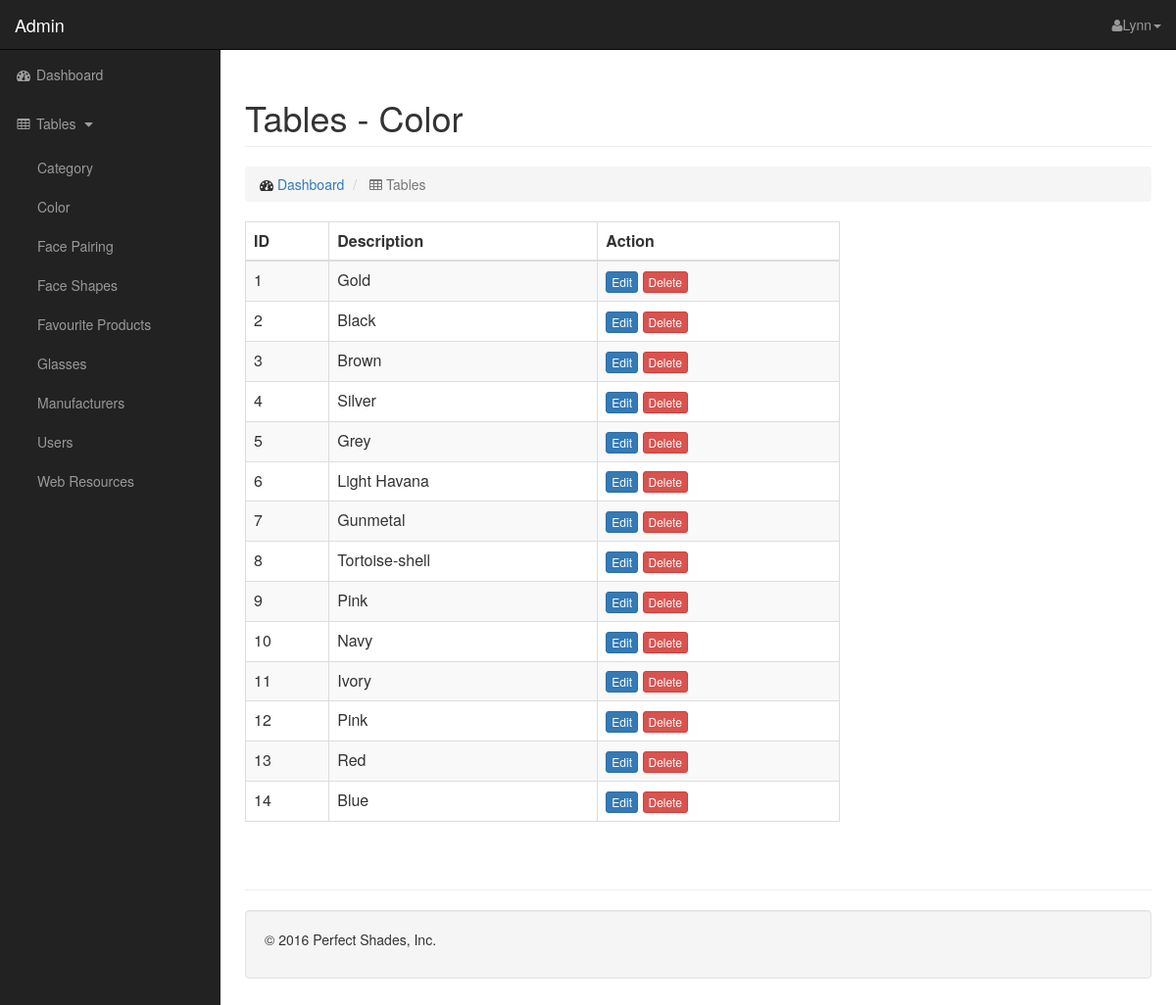
/tables_color.php, run on the app's committed database.
### tables this page shows
CREATE TABLE `colors` (
  `id` int(8) NOT NULL,
  `description` varchar(100) NOT NULL
);

### database.php (called while the page is built, shortened)
<?php
class Database
{
	 private static $dsn = 'mysql:host=localhost;dbname=perfectshades';
     private static $username = 'root';
     private static $password = '';
    private static $db;
    public static function getDB()
    {
        if (!isset(self::$db)) {
            try {
                $db = new PDO(self::$dsn, self::$username, self::$password);
            } catch
            (PDOException $e) {
                $error_message = $e->getMessage();
                header("Location: database_error.html");
                exit();
            }
        }
        return $db;
    }
}
?>

### data_access.php (called while the page is built, shortened)
<?php
include_once "database.php";
class DataAccess
{
    public function getAll($table_name)
    {
        $query = "SELECT * FROM " . $table_name;
        $statement = Database::getDB()->prepare($query);
        $statement->execute();
        $statement->setFetchMode(PDO::FETCH_OBJ);
        $list = $statement->fetchAll();
        return $list;
    }
}

### business_object_base.php (called while the page is built, shortened)
<?php
include_once "data_access.php";
class BusinessObjectBase extends DataAccess implements iBusinessObject
{
    public function getAllData()
    {
        return parent::getAll($this->getTableName());
    }
}

### colors_bo.php (called while the page is built, shortened)
<?php
include_once "business_object_base.php";
class ColorsBO extends BusinessObjectBase
{
    public function getTableName()
    {
        return self::TABLE_NAME;
    }
}

### tables_color.php (the view, shortened to what this page needs)
<?php
require_once("admin_header.php");
require_once("colors_bo.php");
require_once("utils.php");
$colors=getAllColors();
function displayColor($colors){
    foreach ($colors as $color) {
        $id=$color->id;
        $description=$color->description;
        echo "<tr>
                <td>".$id."</td>
                <td>".$description."</td>
                <td><a href='#editor_color' class='open-EditColorDialog btn btn-xs btn-primary' data-toggle='modal' data-target='#EditColorModal' role='button'
                data-color-id='".$id."'
                data-color-description='".$description."'
                >Edit</a>
                <a href='tables_processing.php?id=".$id."&action=DeleteColor' class='btn btn-xs btn-danger'>Delete</a></td>
            </tr>";
    }
};
?>
<!DOCTYPE html>
<html lang="en">
<?php
include("admin_header.php");
?>
<body>
    <div id="wrapper">
        <nav class="navbar navbar-inverse navbar-fixed-top" role="navigation">
            <div class="navbar-header">
                <a class="navbar-brand" href="admin.php">Admin</a>
            </div>
            <ul class="nav navbar-right top-nav">
                <li class="dropdown">
                    <a href="#" class="dropdown-toggle" data-toggle="dropdown"><i class="fa fa-user"></i>Lynn<b class="caret"></b></a>
                </li>
            </ul>
            <div class="collapse navbar-collapse navbar-ex1-collapse">
                <ul class="nav navbar-nav side-nav">
                    <li>
                        <a href="admin.php"><i class="fa fa-fw fa-dashboard"></i> Dashboard</a>
                    </li>
                    <li>
                        <a href="javascript:;" data-toggle="collapse" data-target="#tables">
                            <i class="fa fa-fw fa-table"></i> Tables <i class="fa fa-fw fa-caret-down"></i></a>
                        <ul id="tables">
                        </ul>
                    </li>
                </ul>
            </div>
        </nav>
        <div id="page-wrapper">
            <div class="container-fluid">
                <div class="row">
                    <div class="col-lg-12">
                        <h1 class="page-header">
                            Tables - Color
                        </h1>
                        <ol class="breadcrumb">
                            <li>
                                <i class="fa fa-dashboard"></i>  <a href="admin.php">Dashboard</a>
                            </li>
                            <li class="active">
                                <i class="fa fa-table"></i> Tables
                            </li>
                        </ol>
                    </div>
                </div>
                <div class="row">
                    <div class="col-lg-8">
                        <div class="table-responsive">
                            <table class="table table-bordered table-hover table-striped">
                                <thead>
                                    <tr>
                                        <th>ID</th>
                                        <th>Description</th>
                                        <th>Action</th>
                                    </tr>
                                </thead>
                                <tbody>
                                    <?php displayColor($colors);?>
                                </tbody>
                            </table>
                        </div>
                    </div>
                </div>
                <div class="page-header">
                </div>
                <div class="well">
                    <p> © 2016 Perfect Shades, Inc.</p>
                </div>
            </div>
        </div>
    </div>
</body>
</html>

### css/admin.css (style rules this page uses)
body { margin-top: 100px; background-color: #222; }
@media (min-width:768px) { body { margin-top: 50px; } }
#wrapper { padding-left: 0; }
#page-wrapper { width: 100%; padding: 0; background-color: #fff; }
@media (min-width:768px) { #wrapper { padding-left: 225px; } }
@media (min-width:768px) { #page-wrapper { padding: 10px; } }
.top-nav { padding: 0 15px; }
.top-nav>li { display: inline-block; float: left; }
.top-nav>li>a { padding-top: 15px; padding-bottom: 15px; line-height: 20px; color: #999; }
@media (min-width:768px) { .side-nav { position: fixed; top: 51px; left: 225px; width: 225px; margin-left: -225px; border: none; border-radius: 0; overflow-y: auto; background-color: #222; bottom: 0; overflow-x: hidden; padding-bottom: 40px; } }
@media (min-width:768px) { .side-nav>li>a { width: 225px; } }
.side-nav>li>ul { padding: 0; }

### data on the page
colors: id "1", description "Gold"
colors: id "2", description "Black"
colors: id "3", description "Brown"
colors: id "4", description "Silver"
colors: id "5", description "Grey"
colors: id "6", description "Light Havana"
colors: id "7", description "Gunmetal"
colors: id "8", description "Tortoise-shell"
colors: id "9", description "Pink"
colors: id "10", description "Navy"
colors: id "11", description "Ivory"
colors: id "12", description "Pink"
colors: id "13", description "Red"
colors: id "14", description "Blue"

### other printed values
$table["table_name"] "Category"
$table["table_name"] "Color"
$table["table_name"] "Face Pairing"
$table["table_name"] "Face Shapes"
$table["table_name"] "Favourite Products"
$table["table_name"] "Glasses"
$table["table_name"] "Manufacturers"
$table["table_name"] "Users"
$table["table_name"] "Web Resources"
